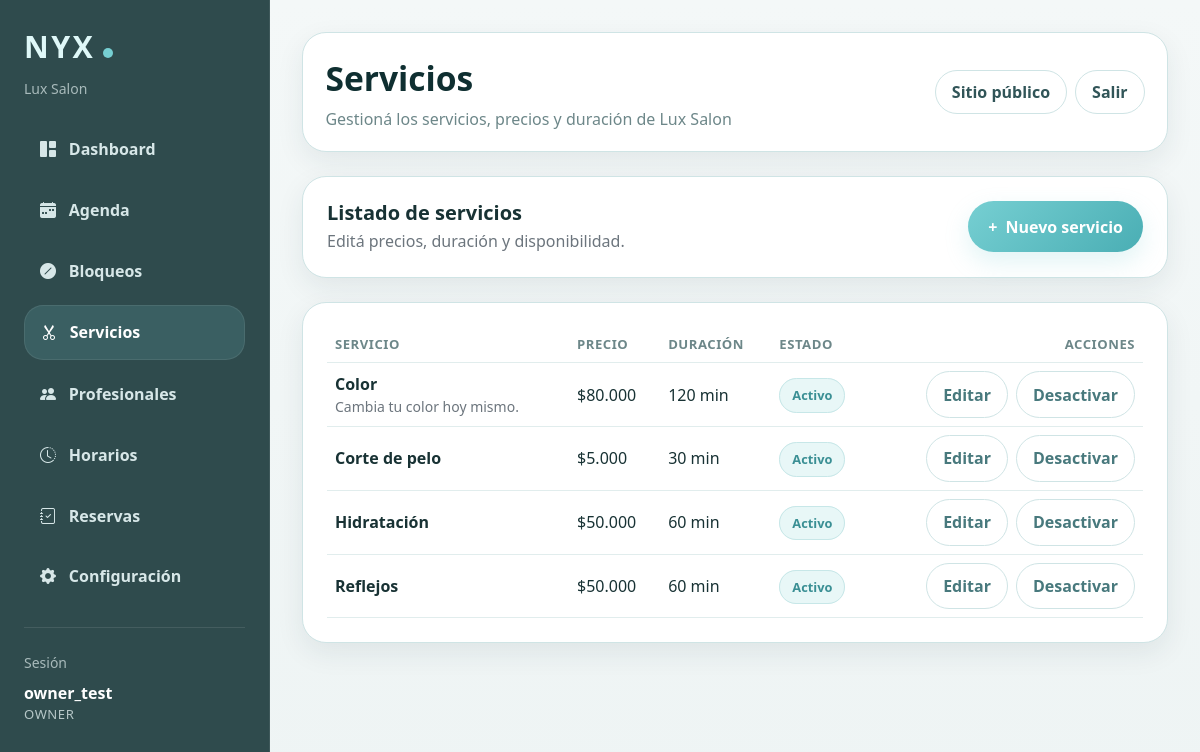
The page /panel/servicios/ (signed in) on the database its author committed.
### reservas/models.py (models this page shows, shortened)
class Salon(models.Model):
    PAYMENT_METHOD_CHOICES = [
        ('transfer', 'Transferencia'),
        ('integrated', 'Pago integrado'),
        ('both', 'Transferencia y pago integrado'),
    ]
    name = models.CharField('Nombre', max_length=120)
    email = models.EmailField('Email', blank=True)
    phone = models.CharField('Teléfono', max_length=30, blank=True)
    address = models.CharField('Dirección', max_length=200, blank=True)
    is_active = models.BooleanField('Activo', default=True)
    created_at = models.DateTimeField(auto_now_add=True)
    deposit_enabled = models.BooleanField('Requerir seña', default=False)
    deposit_percentage = models.PositiveIntegerField('Porcentaje de seña', default=0)
    allow_full_payment = models.BooleanField('Permitir pago total', default=False)
    full_payment_required = models.BooleanField('Requerir pago total', default=False)
    payment_method = models.CharField(
        'Método de pago',
        max_length=20,
        choices=PAYMENT_METHOD_CHOICES,
        default='transfer'
    )
    payment_instructions = models.TextField('Instrucciones de pago', blank=True)
    allow_client_cancellation = models.BooleanField(
        'Permitir cancelación online por cliente',
        default=True
    )
    cancellation_limit_hours = models.PositiveIntegerField(
        'Horas límite para cancelar online',
        default=24
    )
    allow_client_reschedule = models.BooleanField(
        'Permitir modificación online por cliente',
        default=False
    )
    reschedule_limit_hours = models.PositiveIntegerField(
        'Horas límite para modificar online',
        default=24
    )
    class Meta:
        verbose_name = 'Peluquería'
        verbose_name_plural = 'Peluquerías'
        ordering = ['name']

class SalonMembership(models.Model):
    ROLE_CHOICES = [
        ('owner', 'Dueña/o'),
        ('staff', 'Staff'),
    ]
    user = models.ForeignKey(
        User,
        on_delete=models.CASCADE,
        related_name='salon_memberships'
    )
    salon = models.ForeignKey(
        Salon,
        on_delete=models.CASCADE,
        related_name='memberships'
    )
    role = models.CharField(
        max_length=20,
        choices=ROLE_CHOICES,
        default='staff'
    )
    is_active = models.BooleanField(default=True)
    created_at = models.DateTimeField(auto_now_add=True)
    class Meta:
        verbose_name = 'Membresía de peluquería'
        verbose_name_plural = 'Membresías de peluquería'
        unique_together = ('user', 'salon')

class Service(models.Model):
    name = models.CharField(max_length=100)
    price = models.DecimalField(max_digits=10, decimal_places=2)
    duration_minutes = models.PositiveIntegerField()
    description = models.TextField(blank=True)
    is_active = models.BooleanField(default=True)
    salon = models.ForeignKey(
        Salon,
        on_delete=models.CASCADE,
        related_name='services',
        verbose_name='Peluquería',
    )

### reservas/panel_views.py (the view)
# urls.py: path('panel/servicios/', panel_views.panel_services, name='panel_services'),
@login_required
def panel_services(request):
    if request.user.is_superuser:
        return redirect('/admin/')
    salon = get_user_salon(request.user)
    if not salon or not is_owner_user(request.user):
        raise PermissionDenied("Solo la dueña puede gestionar servicios.")
    services = Service.objects.filter(salon=salon).order_by('name')
    context = {
        'panel_role': 'owner',
        'salon': salon,
        'services': services,
    }
    return render(request, 'reservas/panel/services.html', context)

### reservas/panel_views.py (called while the page is built)
def get_user_membership(user):
    if not user.is_authenticated or user.is_superuser:
        return None
    return user.salon_memberships.filter(is_active=True).select_related('salon').first()

def get_user_salon(user):
    membership = get_user_membership(user)
    return membership.salon if membership else None

def is_owner_user(user):
    membership = get_user_membership(user)
    return bool(membership and membership.role == 'owner')

### reservas/templatetags/custom_filters.py (called while the page is built)
@register.filter
def miles_punto(value):
    try:
        value = int(float(value))
        return f"{value:,}".replace(",", ".")
    except (ValueError, TypeError):
        return value

### reservas/templates/reservas/panel/services.html (shortened to what this page needs)
{% extends "reservas/panel/base_panel.html" %}
{% load custom_filters %}
{% block panel_title %}Servicios{% endblock %}
{% block panel_subtitle %}Gestioná los servicios, precios y duración de {{ salon.name }}{% endblock %}
{% block panel_content %}
<div class="nyx-card p-4 mb-4">
  <div class="d-flex justify-content-between align-items-center flex-wrap gap-3">
    <div>
      <h5 class="fw-bold mb-1">Listado de servicios</h5>
      <div class="text-secondary">Editá precios, duración y disponibilidad.</div>
    </div>
    <a href="{% url 'panel_service_create' %}" class="nyx-primary-btn">
      <span>+</span>
      <span>Nuevo servicio</span>
    </a>
  </div>
</div>
<div class="nyx-card p-4">
  {% if services %}
    <div class="table-responsive">
      <table class="table nyx-table align-middle">
        <thead>
          <tr>
            <th>Servicio</th>
            <th>Precio</th>
            <th>Duración</th>
            <th>Estado</th>
            <th class="text-end">Acciones</th>
          </tr>
        </thead>
        <tbody>
          {% for service in services %}
            <tr>
              <td>
                <div class="fw-semibold">{{ service.name }}</div>
                {% if service.description %}
                  <div class="text-secondary small">{{ service.description|truncatechars:80 }}</div>
                {% endif %}
              </td>
              <td>${{ service.price|miles_punto }}</td>
              <td>{{ service.duration_minutes }} min</td>
              <td>
                {% if service.is_active %}
                  <span class="nyx-badge">Activo</span>
                {% else %}
                  <span class="nyx-badge" style="background:#fff3f3;color:#b54747;border-color:#f1caca;">Inactivo</span>
                {% endif %}
              </td>
              <td class="text-end">
                <div class="d-flex justify-content-end gap-2 flex-wrap">
                  <a href="{% url 'panel_service_edit' service.id %}" class="nyx-filter-btn">Editar</a>
                  <a href="{% url 'panel_service_toggle_active' service.id %}" class="nyx-filter-btn">
                    {% if service.is_active %}Desactivar{% else %}Activar{% endif %}
                  </a>
                </div>
              </td>
            </tr>
          {% endfor %}
        </tbody>
      </table>
    </div>
  {% else %}
    <div class="nyx-empty">
      Todavía no hay servicios cargados.
    </div>
  {% endif %}
</div>
{% endblock %}

### reservas/templates/reservas/panel/base_panel.html (shortened to what this page needs)
{% load static %}
<!DOCTYPE html>
<html lang="es">
<head>
  <link href="https://cdn.jsdelivr.net/npm/bootstrap@5.3.3/dist/css/bootstrap.min.css" rel="stylesheet">
  <link rel="stylesheet" href="https://cdn.jsdelivr.net/npm/bootstrap-icons@1.11.3/font/bootstrap-icons.min.css">
</head>
<body>
  <div class="container-fluid px-0">
    <div class="row g-0">
      <div class="col-lg-auto">
        <aside class="nyx-sidebar p-3 p-lg-4">
          <div class="mb-4">
            <div class="nyx-brand">NYX<span class="nyx-logo-dot"></span></div>
            <div class="small nyx-session-label mt-2">{{ salon.name }}</div>
          </div>
          <nav class="d-flex flex-column gap-2">
            <a href="{% url 'panel_dashboard' %}" class="nyx-nav-link {% if request.resolver_match.url_name == 'panel_dashboard' %}active{% endif %}">
              <i class="bi bi-grid-1x2-fill"></i>
              <span>Dashboard</span>
            </a>
            <a href="{% url 'panel_agenda' %}?quick=today" class="nyx-nav-link {% if request.resolver_match.url_name == 'panel_agenda' %}active{% endif %}">
              <i class="bi bi-calendar-week-fill"></i>
              <span>Agenda</span>
            </a>
            <a href="{% url 'panel_bloqueos' %}" class="nyx-nav-link {% if request.resolver_match.url_name == 'panel_bloqueos' %}active{% endif %}">
              <i class="bi bi-slash-circle-fill"></i>
              <span>Bloqueos</span>
            </a>
            {% if panel_role == 'owner' %}
              <a href="{% url 'panel_services' %}" class="nyx-nav-link {% if request.resolver_match.url_name == 'panel_services' or request.resolver_match.url_name == 'panel_service_create' or request.resolver_match.url_name == 'panel_service_edit' %}active{% endif %}">
                <i class="bi bi-scissors"></i>
                <span>Servicios</span>
              </a>
              <a href="{% url 'panel_employees' %}" class="nyx-nav-link ">
                <i class="bi bi-people-fill"></i>
                <span>Profesionales</span>
              </a>
              <a href="{% url 'panel_business_hours' %}" class="nyx-nav-link ">
                <i class="bi bi-clock-history"></i>
                <span>Horarios</span>
              </a>
              <a href="{% url 'panel_bookings' %}" class="nyx-nav-link {% if request.resolver_match.url_name == 'panel_bookings' or request.resolver_match.url_name == 'panel_booking_detail' %}active{% endif %}">
                <i class="bi bi-journal-check"></i>
                <span>Reservas</span>
              </a>
              <a href="{% url 'panel_settings' %}" class="nyx-nav-link {% if request.resolver_match.url_name == 'panel_settings' %}active{% endif %}">
                <i class="bi bi-gear-fill"></i>
                <span>Configuración</span>
              </a>
            {% endif %}
          </nav>
          <div class="mt-4 pt-4 border-top border-light border-opacity-10">
            <div class="small nyx-session-label mb-2">Sesión</div>
            <div class="nyx-session-user">{{ request.user.username }}</div>
            <div class="nyx-session-role">{{ panel_role }}</div>
          </div>
        </aside>
      </div>
      <div class="col">
        <main class="nyx-main">
          <div class="nyx-topbar d-flex justify-content-between align-items-center flex-wrap gap-3">
            <div>
              <div class="nyx-panel-title">{% block panel_title %}Panel{% endblock %}</div>
              <p class="nyx-panel-subtitle">{% block panel_subtitle %}Gestión interna NYX{% endblock %}</p>
            </div>
            <div class="d-flex align-items-center gap-2">
              <a href="/" class="nyx-outline-light">Sitio público</a>
              <a href="{% url 'panel_logout' %}" class="nyx-outline-light">Salir</a>
            </div>
          </div>
          {% block panel_content %}{% endblock %}
        </main>
      </div>
    </div>
  </div>
</body>
</html>

### reservas/templates/reservas/panel/base_panel.html (style rules this page uses)
:root { --nyx-bg: #eef4f4; --nyx-surface: #ffffff; --nyx-surface-soft: #f8fbfb; --nyx-border: #cfe4e5; --nyx-primary: #76cfd2; --nyx-primary-strong: #4aaeb4; --nyx-primary-dark: #2f4b4d; --nyx-text: #183234; --nyx-muted: #6d8789; --nyx-shadow: 0 10px 28px rgba(31, 55, 58, .08); --nyx-radius: 1.5rem; }
body { background: linear-gradient(180deg, #f4f8f8 0%, #eef4f4 100%); color: var(--nyx-text); min-height: 100vh; font-family: system-ui, -apple-system, BlinkMacSystemFont, "Segoe UI", sans-serif; }
.nyx-primary-btn { display: inline-flex; align-items: center; justify-content: center; gap: .5rem; border: none; border-radius: 999px; padding: .85rem 1.25rem; background: linear-gradient(135deg, var(--nyx-primary), var(--nyx-primary-strong)); color: #fff !important; font-weight: 800; text-decoration: none !important; transition: .2s ease; box-shadow: 0 10px 24px rgba(118, 207, 210, .22); }
.nyx-sidebar { width: 270px; min-height: 100vh; background: #2f4b4d; border-right: 1px solid rgba(255,255,255,.08); position: sticky; top: 0; color: #eaf6f6; }
.nyx-brand { font-size: 1.9rem; font-weight: 800; letter-spacing: .08em; color: #dff8f8; }
.nyx-logo-dot { display:inline-block; width:10px; height:10px; border-radius:50%; background: var(--nyx-primary); margin-left: 8px; }
.nyx-nav-link { display:flex; align-items:center; gap:.8rem; padding:.9rem 1rem; border-radius: 1.2rem; color: #d7e7e8; text-decoration:none; transition:.2s ease; font-weight: 700; }
.nyx-nav-link:hover, .nyx-nav-link.active { color: #ffffff; background: rgba(118, 207, 210, .16); border: 1px solid rgba(255,255,255,.08); }
.nyx-main { padding: 2rem; }
.nyx-topbar { background: var(--nyx-surface); border: 1px solid var(--nyx-border); border-radius: var(--nyx-radius); padding: 1.25rem 1.4rem; box-shadow: var(--nyx-shadow); margin-bottom: 1.5rem; }
.nyx-card { background: var(--nyx-surface); border: 1px solid var(--nyx-border); border-radius: var(--nyx-radius); box-shadow: var(--nyx-shadow); }
.nyx-panel-title { font-size: 2.1rem; font-weight: 800; margin-bottom: .2rem; color: #0f2f31; }
.nyx-panel-subtitle { color: var(--nyx-muted); margin-bottom: 0; }
.nyx-table { --bs-table-bg: transparent; --bs-table-color: var(--nyx-text); --bs-table-border-color: #e1eded; margin-bottom: 0; }
.nyx-table thead th { color: var(--nyx-muted); font-size: .82rem; text-transform: uppercase; letter-spacing: .04em; border-bottom-color: #e1eded; }
.nyx-badge { background: #e8f7f7; color: #3a8f94; border: 1px solid #c7e7e8; border-radius: 999px; padding: .45rem .75rem; font-size: .8rem; font-weight: 700; }
.nyx-filter-btn { border-radius: 999px; padding: .65rem 1rem; border: 1px solid var(--nyx-border); color: #48797d; background: #fff; text-decoration: none; font-weight: 700; transition: .2s ease; }
.nyx-session-label { color: rgba(234, 246, 246, .65); }
.nyx-session-user { color: #ffffff; font-weight: 700; }
.nyx-session-role { color: rgba(234, 246, 246, .72); text-transform: uppercase; font-size: .82rem; letter-spacing: .04em; }
.nyx-outline-light { border-radius: 999px; padding: .55rem 1rem; border: 1px solid var(--nyx-border); background: #fff; color: #315558; text-decoration: none; font-weight: 700; transition: .2s ease; }

### rows shown on the page
Salon: name "Lux Salon"
SalonMembership: role "OWNER"
Service: name "Color", description "Cambia tu color hoy mismo.", price|miles_punto "80.000", duration_minutes "120", is_active "Activo"
Service: name "Corte de pelo", price|miles_punto "5.000", duration_minutes "30", is_active "Activo"
Service: name "Hidratación", price|miles_punto "50.000", duration_minutes "60", is_active "Activo"
Service: name "Reflejos", price|miles_punto "50.000", duration_minutes "60", is_active "Activo"

### other values the page prints
{{ request.user.username }} "owner_test"
